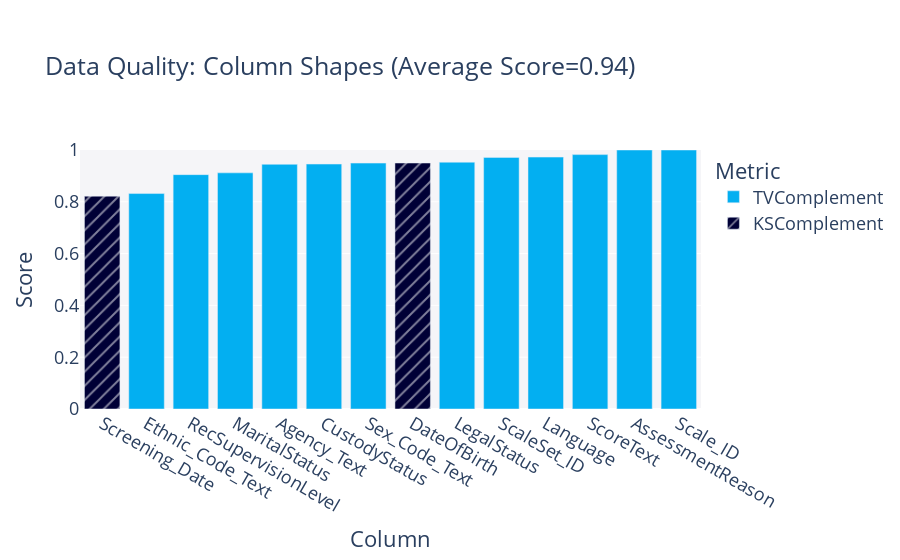

Source (notebook cell):
### Code cell
quality_report.get_visualization(property_name='Column Shapes').show(renderer="vscode")

### Figure 1 — Plotly figure (JSON) as saved in the notebook; plotly's stock layout.template omitted (floating-point values rounded to 4 significant figures)
{"data": [{"alignmentgroup": "True", "customdata": [["TVComplement"], ["TVComplement"], ["TVComplement"], ["TVComplement"], ["TVComplement"], ["TVComplement"], ["TVComplement"], ["TVComplement"], ["TVComplement"], ["TVComplement"], ["TVComplement"], ["TVComplement"]], "hovertemplate": "<b>%{hovertext}</b><br><br>Metric=%{customdata[0]}<br>Score=%{y}<extra></extra>", "hovertext": ["Agency_Text", "Sex_Code_Text", "Ethnic_Code_Text", "ScaleSet_ID", "AssessmentReason", "Language", "LegalStatus", "CustodyStatus", "MaritalStatus", "RecSupervisionLevel", "Scale_ID", "ScoreText"], "legendgroup": "TVComplement", "marker": {"color": "#03AFF1", "pattern": {"shape": ""}}, "name": "TVComplement", "offsetgroup": "TVComplement", "orientation": "v", "showlegend": true, "textposition": "auto", "type": "bar", "x": ["Agency_Text", "Sex_Code_Text", "Ethnic_Code_Text", "ScaleSet_ID", "AssessmentReason", "Language", "LegalStatus", "CustodyStatus", "MaritalStatus", "RecSupervisionLevel", "Scale_ID", "ScoreText"], "xaxis": "x", "y": [0.9447, 0.9494, 0.8319, 0.9715, 1, 0.9726, 0.953, 0.9457, 0.9118, 0.9049, 1, 0.9822], "yaxis": "y"}, {"alignmentgroup": "True", "customdata": [["KSComplement"], ["KSComplement"]], "hovertemplate": "<b>%{hovertext}</b><br><br>Metric=%{customdata[0]}<br>Score=%{y}<extra></extra>", "hovertext": ["DateOfBirth", "Screening_Date"], "legendgroup": "KSComplement", "marker": {"color": "#000036", "pattern": {"shape": "/"}}, "name": "KSComplement", "offsetgroup": "KSComplement", "orientation": "v", "showlegend": true, "textposition": "auto", "type": "bar", "x": ["DateOfBirth", "Screening_Date"], "xaxis": "x", "y": [0.9497, 0.8217], "yaxis": "y"}], "layout": {"barmode": "relative", "font": {"size": 18}, "legend": {"title": {"text": "Metric"}, "tracegroupgap": 0}, "margin": {"t": 150}, "plot_bgcolor": "#F5F5F8", "title": {"text": "Data Quality: Column Shapes (Average Score=0.94)"}, "xaxis": {"anchor": "y", "categoryorder": "total ascending", "domain": [0, 1], "title": {"text": "Column"}}, "yaxis": {"anchor": "x", "domain": [0, 1], "range": [0, 1], "title": {"text": "Score"}}}}
